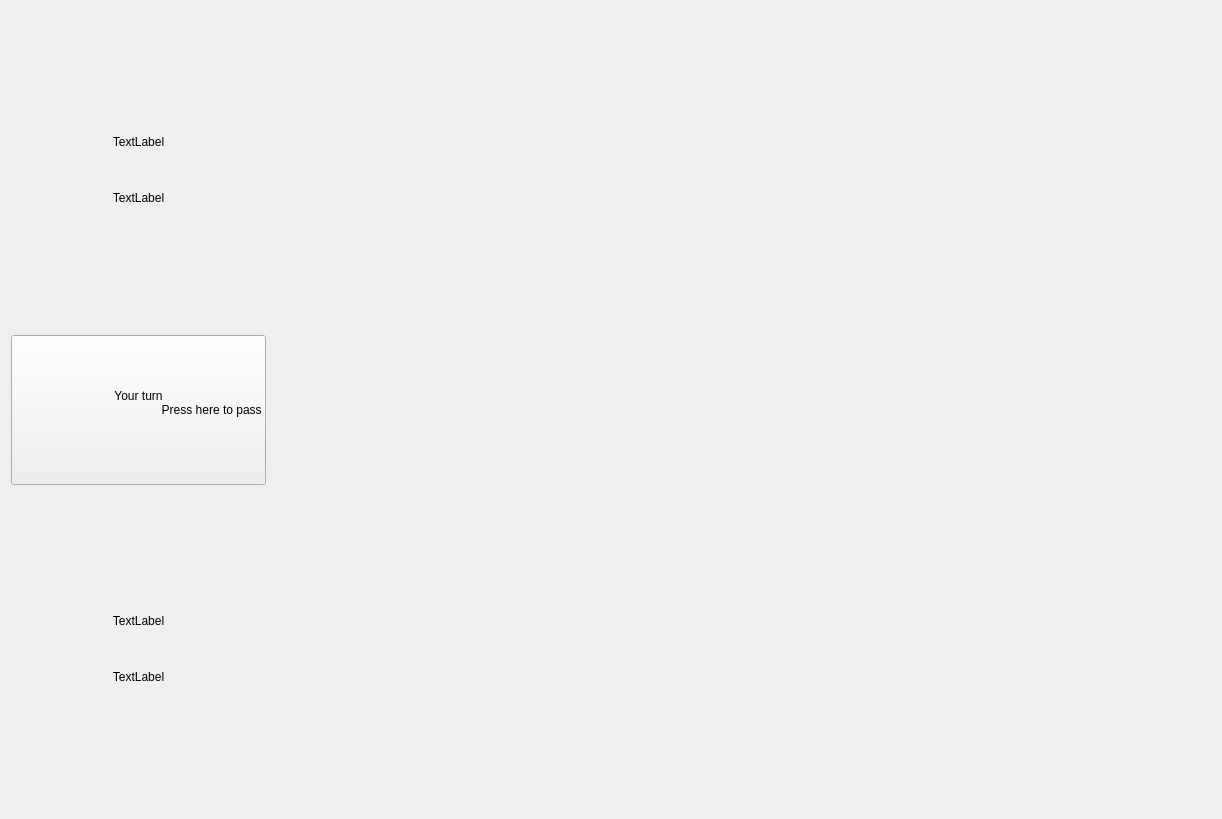
<?xml version="1.0" encoding="UTF-8"?>
<ui version="4.0">
    <class>GamePlayingState</class>
    <widget class="QWidget" name="GamePlayingState">
        <property name="geometry">
            <rect>
                <x>0</x>
                <y>0</y>
                <width>1222</width>
                <height>819</height>
            </rect>
        </property>
        <property name="windowTitle">
            <string>Form</string>
        </property>
        <property name="styleSheet">
            <string notr="true">font: 75 12pt &quot;微软雅黑&quot;;</string>
        </property>
        <layout class="QGridLayout" name="gridLayout">
            <item row="0" column="0">
                <layout class="QHBoxLayout" name="horizontalLayout" stretch="2,10">
                    <item>
                        <layout class="QVBoxLayout" name="verticalLayout">
                            <item>
                                <spacer name="verticalSpacer">
                                    <property name="orientation">
                                        <enum>Qt::Vertical</enum>
                                    </property>
                                    <property name="sizeHint" stdset="0">
                                        <size>
                                            <width>20</width>
                                            <height>40</height>
                                        </size>
                                    </property>
                                </spacer>
                            </item>
                            <item>
                                <widget class="QLabel" name="label_4">
                                    <property name="sizePolicy">
                                        <sizepolicy hsizetype="Preferred" vsizetype="Fixed">
                                            <horstretch>0</horstretch>
                                            <verstretch>0</verstretch>
                                        </sizepolicy>
                                    </property>
                                    <property name="minimumSize">
                                        <size>
                                            <width>0</width>
                                            <height>50</height>
                                        </size>
                                    </property>
                                    <property name="text">
                                        <string>TextLabel</string>
                                    </property>
                                    <property name="alignment">
                                        <set>Qt::AlignCenter</set>
                                    </property>
                                </widget>
                            </item>
                            <item>
                                <widget class="QLabel" name="label">
                                    <property name="sizePolicy">
                                        <sizepolicy hsizetype="Preferred" vsizetype="Fixed">
                                            <horstretch>0</horstretch>
                                            <verstretch>0</verstretch>
                                        </sizepolicy>
                                    </property>
                                    <property name="minimumSize">
                                        <size>
                                            <width>0</width>
                                            <height>50</height>
                                        </size>
                                    </property>
                                    <property name="text">
                                        <string>TextLabel</string>
                                    </property>
                                    <property name="alignment">
                                        <set>Qt::AlignCenter</set>
                                    </property>
                                </widget>
                            </item>
                            <item>
                                <spacer name="verticalSpacer_3">
                                    <property name="orientation">
                                        <enum>Qt::Vertical</enum>
                                    </property>
                                    <property name="sizeHint" stdset="0">
                                        <size>
                                            <width>20</width>
                                            <height>40</height>
                                        </size>
                                    </property>
                                </spacer>
                            </item>
                            <item>
                                <widget class="QPushButton" name="abdicateButton">
                                    <property name="minimumSize">
                                        <size>
                                            <width>0</width>
                                            <height>150</height>
                                        </size>
                                    </property>
                                    <property name="text">
                                        <string>Your turn
                                            Press here to pass
                                        </string>
                                    </property>
                                </widget>
                            </item>
                            <item>
                                <spacer name="verticalSpacer_5">
                                    <property name="orientation">
                                        <enum>Qt::Vertical</enum>
                                    </property>
                                    <property name="sizeHint" stdset="0">
                                        <size>
                                            <width>20</width>
                                            <height>40</height>
                                        </size>
                                    </property>
                                </spacer>
                            </item>
                            <item>
                                <widget class="QLabel" name="label_2">
                                    <property name="sizePolicy">
                                        <sizepolicy hsizetype="Preferred" vsizetype="Fixed">
                                            <horstretch>0</horstretch>
                                            <verstretch>0</verstretch>
                                        </sizepolicy>
                                    </property>
                                    <property name="minimumSize">
                                        <size>
                                            <width>0</width>
                                            <height>50</height>
                                        </size>
                                    </property>
                                    <property name="text">
                                        <string>TextLabel</string>
                                    </property>
                                    <property name="alignment">
                                        <set>Qt::AlignCenter</set>
                                    </property>
                                </widget>
                            </item>
                            <item>
                                <widget class="QLabel" name="label_3">
                                    <property name="sizePolicy">
                                        <sizepolicy hsizetype="Preferred" vsizetype="Fixed">
                                            <horstretch>0</horstretch>
                                            <verstretch>0</verstretch>
                                        </sizepolicy>
                                    </property>
                                    <property name="minimumSize">
                                        <size>
                                            <width>0</width>
                                            <height>50</height>
                                        </size>
                                    </property>
                                    <property name="text">
                                        <string>TextLabel</string>
                                    </property>
                                    <property name="alignment">
                                        <set>Qt::AlignCenter</set>
                                    </property>
                                </widget>
                            </item>
                            <item>
                                <spacer name="verticalSpacer_2">
                                    <property name="orientation">
                                        <enum>Qt::Vertical</enum>
                                    </property>
                                    <property name="sizeHint" stdset="0">
                                        <size>
                                            <width>20</width>
                                            <height>40</height>
                                        </size>
                                    </property>
                                </spacer>
                            </item>
                        </layout>
                    </item>
                    <item>
                        <layout class="QVBoxLayout" name="verticalLayout_2">
                            <item>
                                <widget class="QWidget" name="widget_3" native="true">
                                    <layout class="QHBoxLayout" name="horizontalLayout_15">
                                        <property name="topMargin">
                                            <number>0</number>
                                        </property>
                                        <property name="bottomMargin">
                                            <number>0</number>
                                        </property>
                                        <item>
                                            <layout class="QHBoxLayout" name="horizontalLayout_3"/>
                                        </item>
                                    </layout>
                                </widget>
                            </item>
                            <item>
                                <widget class="QWidget" name="widget_5" native="true">
                                    <layout class="QHBoxLayout" name="horizontalLayout_5">
                                        <property name="leftMargin">
                                            <number>9</number>
                                        </property>
                                        <property name="topMargin">
                                            <number>0</number>
                                        </property>
                                        <property name="bottomMargin">
                                            <number>0</number>
                                        </property>
                                        <item>
                                            <layout class="QHBoxLayout" name="horizontalLayout_2"/>
                                        </item>
                                    </layout>
                                </widget>
                            </item>
                            <item>
                                <widget class="QWidget" name="widget" native="true">
                                    <property name="styleSheet">
                                        <string notr="true">background-color: rgba(255, 255, 127,255);
                                            background-color: rgba(170, 170, 127,0);
                                        </string>
                                    </property>
                                    <layout class="QHBoxLayout" name="horizontalLayout_16">
                                        <property name="topMargin">
                                            <number>0</number>
                                        </property>
                                        <property name="bottomMargin">
                                            <number>0</number>
                                        </property>
                                        <item>
                                            <layout class="QHBoxLayout" name="horizontalLayout_6"/>
                                        </item>
                                    </layout>
                                </widget>
                            </item>
                            <item>
                                <widget class="QWidget" name="widget_4" native="true">
                                    <layout class="QHBoxLayout" name="horizontalLayout_17">
                                        <property name="topMargin">
                                            <number>0</number>
                                        </property>
                                        <property name="bottomMargin">
                                            <number>0</number>
                                        </property>
                                        <item>
                                            <layout class="QHBoxLayout" name="horizontalLayout_4"/>
                                        </item>
                                    </layout>
                                </widget>
                            </item>
                            <item>
                                <widget class="QWidget" name="widget_6" native="true">
                                    <layout class="QHBoxLayout" name="horizontalLayout_8">
                                        <property name="topMargin">
                                            <number>0</number>
                                        </property>
                                        <property name="bottomMargin">
                                            <number>0</number>
                                        </property>
                                        <item>
                                            <layout class="QHBoxLayout" name="horizontalLayout_7"/>
                                        </item>
                                    </layout>
                                </widget>
                            </item>
                            <item>
                                <widget class="QWidget" name="widget_7" native="true">
                                    <layout class="QHBoxLayout" name="horizontalLayout_10">
                                        <property name="topMargin">
                                            <number>0</number>
                                        </property>
                                        <property name="bottomMargin">
                                            <number>0</number>
                                        </property>
                                        <item>
                                            <layout class="QHBoxLayout" name="horizontalLayout_9"/>
                                        </item>
                                    </layout>
                                </widget>
                            </item>
                            <item>
                                <widget class="QWidget" name="widget_8" native="true">
                                    <layout class="QHBoxLayout" name="horizontalLayout_12">
                                        <property name="topMargin">
                                            <number>0</number>
                                        </property>
                                        <property name="bottomMargin">
                                            <number>0</number>
                                        </property>
                                        <item>
                                            <layout class="QHBoxLayout" name="horizontalLayout_11"/>
                                        </item>
                                    </layout>
                                </widget>
                            </item>
                            <item>
                                <widget class="QWidget" name="widget_2" native="true">
                                    <layout class="QHBoxLayout" name="horizontalLayout_14">
                                        <property name="topMargin">
                                            <number>0</number>
                                        </property>
                                        <property name="bottomMargin">
                                            <number>0</number>
                                        </property>
                                        <item>
                                            <layout class="QHBoxLayout" name="horizontalLayout_13"/>
                                        </item>
                                    </layout>
                                </widget>
                            </item>
                        </layout>
                    </item>
                </layout>
            </item>
        </layout>
    </widget>
    <resources/>
    <connections/>
</ui>
